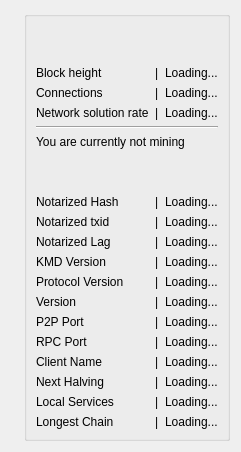
      <widget class="QWidget" name="tab_5">
       <attribute name="title">
        <string>pirated</string>
       </attribute>
       <layout class="QVBoxLayout" name="verticalLayout_7">
        <item>
         <layout class="QHBoxLayout" name="horizontalLayout_14">
          <item>
           <widget class="FilledIconLabel" name="zcashdlogo">
            <property name="sizePolicy">
             <sizepolicy hsizetype="Expanding" vsizetype="Expanding">
              <horstretch>0</horstretch>
              <verstretch>0</verstretch>
             </sizepolicy>
            </property>
            <property name="text">
             <string/>
            </property>
            <property name="scaledContents">
             <bool>false</bool>
            </property>
           </widget>
          </item>
          <item>
           <widget class="QGroupBox" name="groupBox_5">
            <property name="title">
             <string/>
            </property>
            <layout class="QGridLayout" name="gridLayout_5">
             <item row="5" column="0" colspan="3">
              <widget class="QLabel" name="label_14">
               <property name="text">
                <string>You are currently not mining</string>
               </property>
              </widget>
             </item>
             <item row="6" column="0">
              <spacer name="verticalSpacer_4">
               <property name="orientation">
                <enum>Qt::Vertical</enum>
               </property>
               <property name="sizeHint" stdset="0">
                <size>
                 <width>20</width>
                 <height>40</height>
                </size>
               </property>
              </spacer>
             </item>
             <item row="2" column="2">
              <widget class="QLabel" name="numconnections">
               <property name="text">
                <string>Loading...</string>
               </property>
              </widget>
             </item>
             <item row="1" column="0">
              <widget class="QLabel" name="heightLabel">
               <property name="text">
                <string>Block height</string>
               </property>
              </widget>
             </item>

             <item row="7" column="0">
              <widget class="QLabel" name="notarizedhashlabel">
               <property name="text">
                <string>Notarized Hash</string>
               </property>
              </widget>
             </item>
             <item row="7" column="2">
              <widget class="QLabel" name="notarizedhashvalue">
               <property name="text">
                <string>Loading...</string>
               </property>
              </widget>
             </item>
             <item row="7" column="1">
              <widget class="QLabel" name="notarizedhashspacer">
               <property name="text">
                <string>|</string>
               </property>
              </widget>
             </item>

             <item row="8" column="0">
              <widget class="QLabel" name="notarizedtxidlabel">
               <property name="text">
                <string>Notarized txid</string>
               </property>
              </widget>
             </item>
             <item row="8" column="2">
              <widget class="QLabel" name="notarizedtxidvalue">
               <property name="text">
                <string>Loading...</string>
               </property>
              </widget>
             </item>
             <item row="8" column="1">
              <widget class="QLabel" name="notarizedtxidspacer">
               <property name="text">
                <string>|</string>
               </property>
              </widget>
             </item>

             <item row="9" column="0">
              <widget class="QLabel" name="laglabel">
               <property name="text">
                <string>Notarized Lag</string>
               </property>
              </widget>
             </item>
             <item row="9" column="2">
              <widget class="QLabel" name="lagvalue">
               <property name="text">
                <string>Loading...</string>
               </property>
              </widget>
             </item>
             <item row="9" column="1">
              <widget class="QLabel" name="lagspacer">
               <property name="text">
                <string>|</string>
               </property>
              </widget>
             </item>

             <item row="10" column="0">
              <widget class="QLabel" name="kmdversionlabel">
               <property name="text">
                <string>KMD Version</string>
               </property>
              </widget>
             </item>
             <item row="10" column="2">
              <widget class="QLabel" name="kmdversion">
               <property name="text">
                <string>Loading...</string>
               </property>
              </widget>
             </item>
             <item row="10" column="1">
              <widget class="QLabel" name="kmdversionspacer">
               <property name="text">
                <string>|</string>
               </property>
              </widget>
             </item>


             <item row="11" column="0">
              <widget class="QLabel" name="protocolversionlabel">
               <property name="text">
                <string>Protocol Version</string>
               </property>
              </widget>
             </item>
             <item row="11" column="2">
              <widget class="QLabel" name="protocolversion">
               <property name="text">
                <string>Loading...</string>
               </property>
              </widget>
             </item>
             <item row="11" column="1">
              <widget class="QLabel" name="protocolversionspacer">
               <property name="text">
                <string>|</string>
               </property>
              </widget>
             </item>


             <item row="12" column="0">
              <widget class="QLabel" name="versionlabel">
               <property name="text">
                <string>Version</string>
               </property>
              </widget>
             </item>
             <item row="12" column="2">
              <widget class="QLabel" name="version">
               <property name="text">
                <string>Loading...</string>
               </property>
              </widget>
             </item>
             <item row="12" column="1">
              <widget class="QLabel" name="versionspacer">
               <property name="text">
                <string>|</string>
               </property>
              </widget>
             </item>

             <item row="13" column="0">
              <widget class="QLabel" name="p2pportlabel">
               <property name="text">
                <string>P2P Port</string>
               </property>
              </widget>
             </item>
             <item row="13" column="2">
              <widget class="QLabel" name="p2pport">
               <property name="text">
                <string>Loading...</string>
               </property>
              </widget>
             </item>
             <item row="13" column="1">
              <widget class="QLabel" name="p2pportspacer">
               <property name="text">
                <string>|</string>
               </property>
              </widget>
             </item>


             <item row="14" column="0">
              <widget class="QLabel" name="rpcportlabel">
               <property name="text">
                <string>RPC Port</string>
               </property>
              </widget>
             </item>
             <item row="14" column="2">
              <widget class="QLabel" name="rpcport">
               <property name="text">
                <string>Loading...</string>
               </property>
              </widget>
             </item>
             <item row="14" column="1">
              <widget class="QLabel" name="rpcportspacer">
               <property name="text">
                <string>|</string>
               </property>
              </widget>
             </item>

             <item row="15" column="0">
              <widget class="QLabel" name="clientnamelabel">
               <property name="text">
                <string>Client Name</string>
               </property>
              </widget>
             </item>
             <item row="15" column="2">
              <widget class="QLabel" name="clientname">
               <property name="text">
                <string>Loading...</string>
               </property>
              </widget>
             </item>
             <item row="15" column="1">
              <widget class="QLabel" name="clientnamespacer">
               <property name="text">
                <string>|</string>
               </property>
              </widget>
             </item>

             <item row="16" column="0">
              <widget class="QLabel" name="halvinglabel">
               <property name="text">
                <string>Next Halving</string>
               </property>
              </widget>
             </item>
             <item row="16" column="2">
              <widget class="QLabel" name="halving">
               <property name="text">
                <string>Loading...</string>
               </property>
              </widget>
             </item>
             <item row="16" column="1">
              <widget class="QLabel" name="halvingspacer">
               <property name="text">
                <string>|</string>
               </property>
              </widget>
             </item>

             <item row="17" column="0">
              <widget class="QLabel" name="localserviceslabel">
               <property name="text">
                <string>Local Services</string>
               </property>
              </widget>
             </item>
             <item row="17" column="2">
              <widget class="QLabel" name="localservices">
               <property name="text">
                <string>Loading...</string>
               </property>
              </widget>
             </item>
             <item row="17" column="1">
              <widget class="QLabel" name="localservicesspacer">
               <property name="text">
                <string>|</string>
               </property>
              </widget>
             </item>

             <item row="18" column="0">
              <widget class="QLabel" name="longestchainlabel">
               <property name="text">
                <string>Longest Chain</string>
               </property>
              </widget>
             </item>
             <item row="18" column="2">
              <widget class="QLabel" name="longestchain">
               <property name="text">
                <string>Loading...</string>
               </property>
              </widget>
             </item>
             <item row="18" column="1">
              <widget class="QLabel" name="longestchainspacer">
               <property name="text">
                <string>|</string>
               </property>
              </widget>
             </item>

             <item row="3" column="2">
              <widget class="QLabel" name="solrate">
               <property name="text">
                <string>Loading...</string>
               </property>
              </widget>
             </item>
             <item row="3" column="0">
              <widget class="QLabel" name="label_12">
               <property name="text">
                <string>Network solution rate</string>
               </property>
              </widget>
             </item>
             <item row="2" column="0">
              <widget class="QLabel" name="label_8">
               <property name="text">
                <string>Connections</string>
               </property>
              </widget>
             </item>
             <item row="1" column="2">
              <widget class="QLabel" name="blockheight">
               <property name="text">
                <string>Loading...</string>
               </property>
              </widget>
             </item>
             <item row="4" column="0" colspan="3">
              <widget class="Line" name="line_2">
               <property name="orientation">
                <enum>Qt::Horizontal</enum>
               </property>
              </widget>
             </item>
             <item row="0" column="0">
              <spacer name="verticalSpacer_3">
               <property name="orientation">
                <enum>Qt::Vertical</enum>
               </property>
               <property name="sizeHint" stdset="0">
                <size>
                 <width>20</width>
                 <height>40</height>
                </size>
               </property>
              </spacer>
             </item>
             <item row="3" column="1">
              <widget class="QLabel" name="label_9">
               <property name="text">
                <string>|</string>
               </property>
              </widget>
             </item>
             <item row="2" column="1">
              <widget class="QLabel" name="label_11">
               <property name="text">
                <string>|</string>
               </property>
              </widget>
             </item>
             <item row="1" column="1">
              <widget class="QLabel" name="label_13">
               <property name="text">
                <string>|</string>
               </property>
              </widget>
             </item>
            </layout>
           </widget>
          </item>
         </layout>
        </item>
       </layout>
      </widget>
